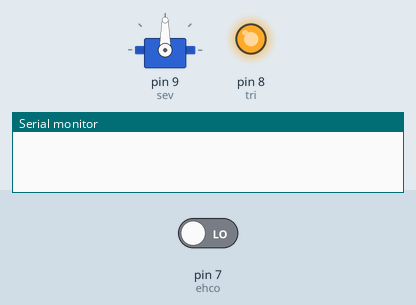
This sketch was run on a simulated Arduino Uno, built with avr-gcc and run on an emulated ATmega328P. On the bench: servo, output pins drawn as LEDs (lit = HIGH), the last lines printed to the serial monitor. Inputs (shaded band) come from the test bench; at power-on: pin 7 (ehco) LOW.

Above: at 0.05 s.
At 1.5 s:
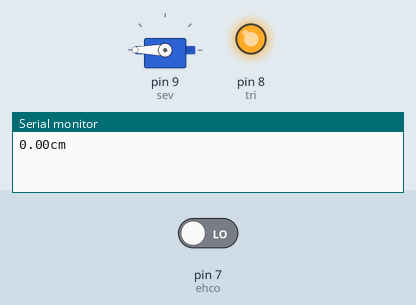
At 3.0 s:
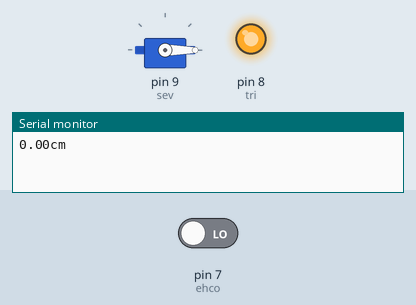
Timing chart, 0 to 3.5 s (numbered marks = the images above):
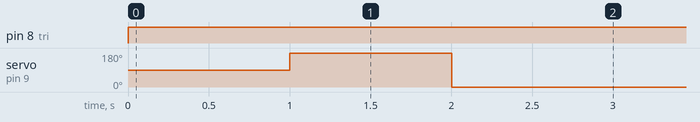

Measured:
- by itself, pin 8 (tri): LOW → HIGH at 0.00 s
- by itself, servo on pin 9 (sev): alternates 180° for 1.0 s and 0° for 2.0 s

The sketch:

Auto_Light.ino
```cpp
#include <Servo.h>
Servo sev;

int ehco = 7;
int tri = 8;

void setup() {
 pinMode(ehco, INPUT);
 pinMode(tri, OUTPUT);
 Serial.begin(9600);
 sev.attach(9);
}

void loop() {
  digitalWrite(tri, LOW);
  digitalWrite(ehco, LOW);
  delayMicroseconds(2);
  digitalWrite(tri, LOW);
  delayMicroseconds(10);
  digitalWrite(tri, HIGH);

  unsigned long di = pulseIn(ehco, HIGH);
  float distance = ((float)(340*di)/1000)/2;
  Serial.print(distance);
  Serial.println("cm");

  if(distance <= 300){
    sev.write(180);
    delay(1000);
    sev.write(0);
    delay(1000);

  }


}
```
